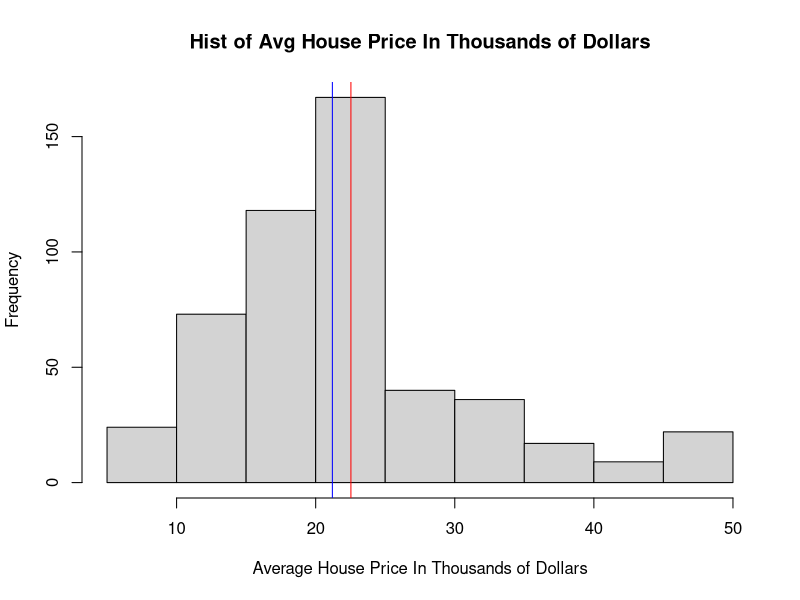
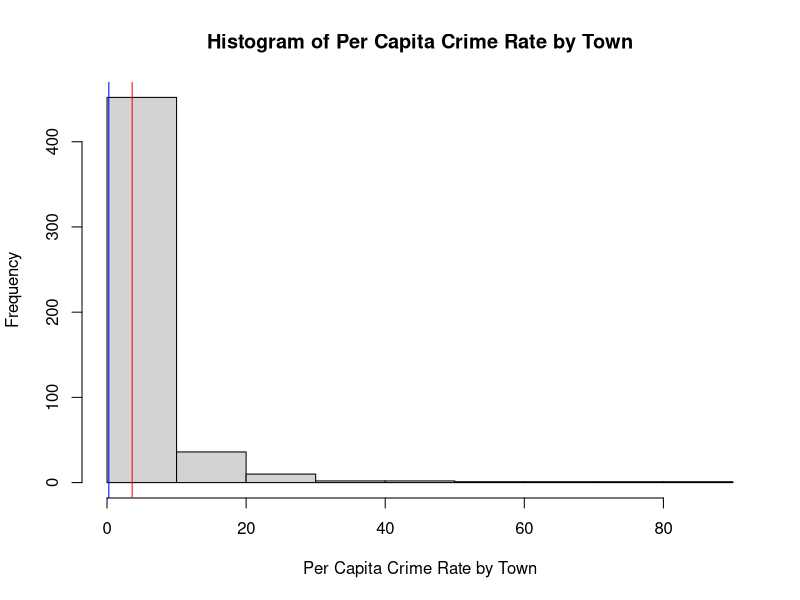
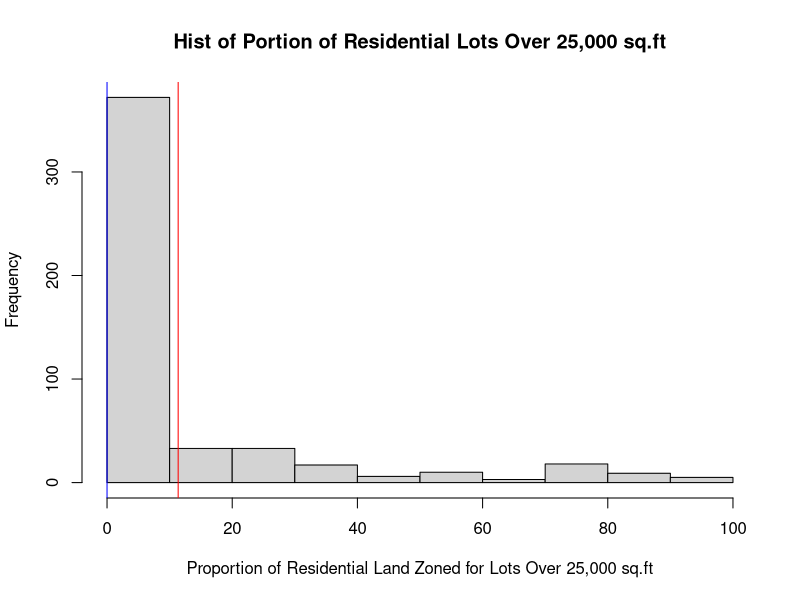
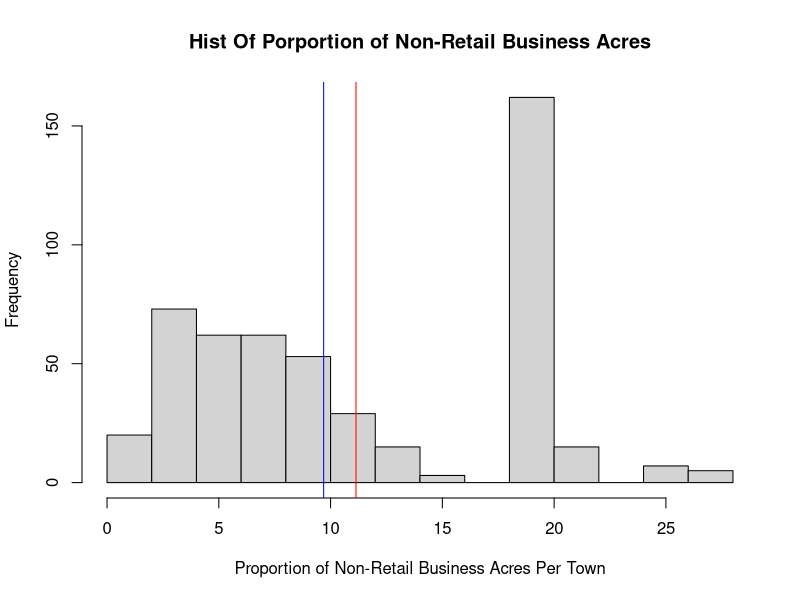
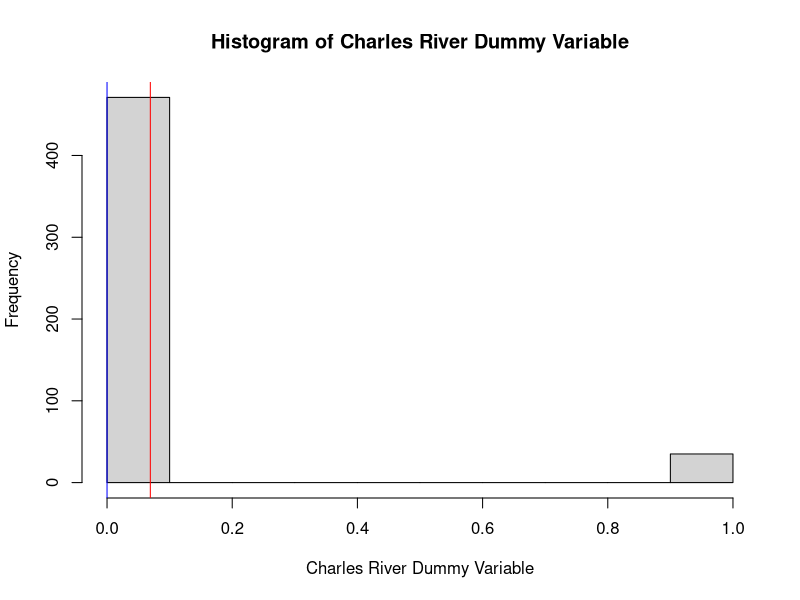
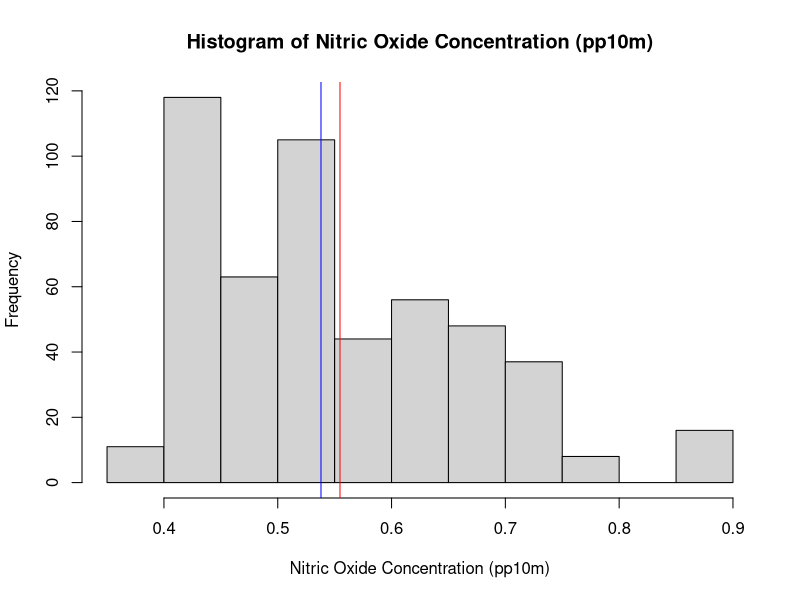
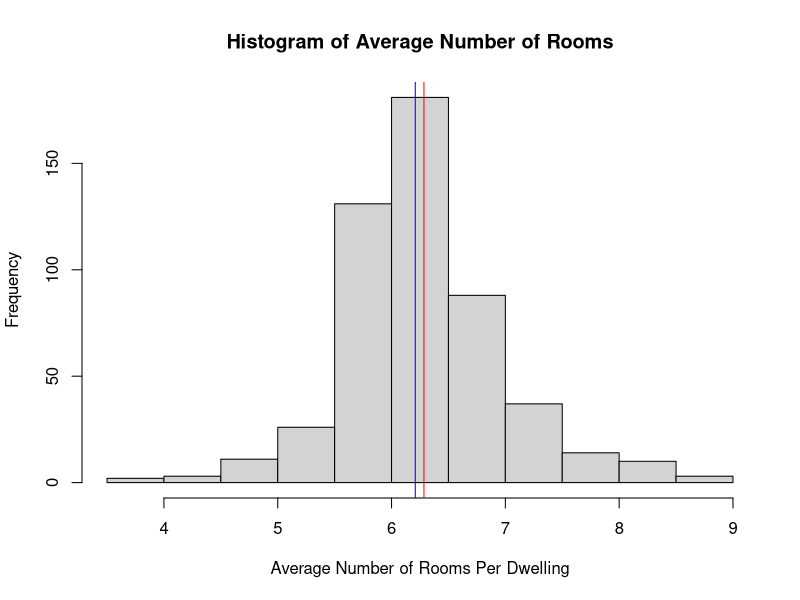
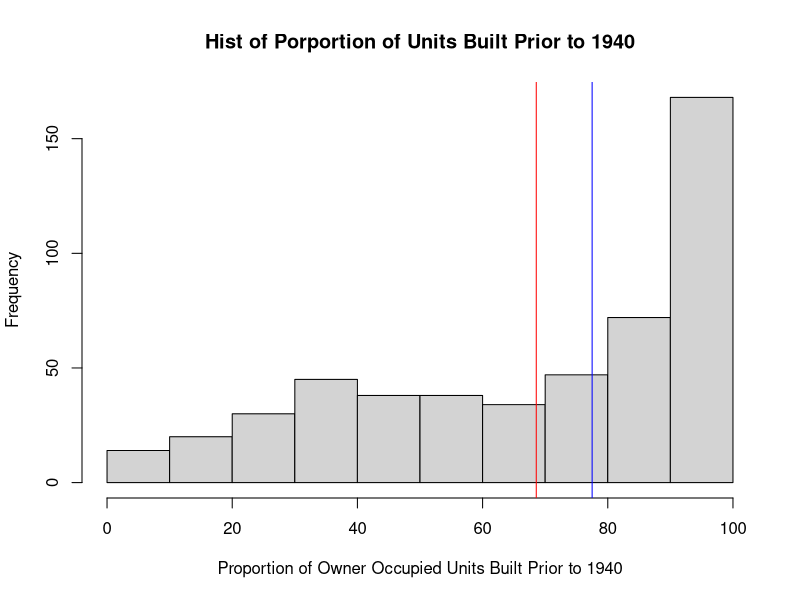

Here is the R script that generated these plots, in order:
## ---- chunk 1
knitr::opts_chunk$set(echo = TRUE)
## ---- chunk 2
# library(dplyr)
library(MASS)
library(car)
setwd(getwd())
housingData <- read.table("housing.proper.csv", header=TRUE, sep=",")
FullModel = lm(y ~ x1 + x2 + x3 + x4 + x5 + x6 + x7 + x8 + x9 + x10 + x11 +x12 + x13, data=housingData )
## ---- chunk 3
hist(housingData$y, xlab='Average House Price In Thousands of Dollars', main='Hist of Avg House Price In Thousands of Dollars')
abline(v=mean(housingData$y), col='RED')
abline(v=median(housingData$y), col='BLUE')
## ---- chunk 4
hist(housingData$x1, xlab='Per Capita Crime Rate by Town', main='Histogram of Per Capita Crime Rate by Town')
abline(v=mean(housingData$x1), col='RED')
abline(v=median(housingData$x1), col='BLUE')
## ---- chunk 5

hist(housingData$x2, xlab='Proportion of Residential Land Zoned for Lots Over 25,000 sq.ft', main='Hist of Portion of Residential Lots Over 25,000 sq.ft')
abline(v=mean(housingData$x2), col='RED')
abline(v=median(housingData$x2), col='BLUE')
## ---- chunk 6
hist(housingData$x3, xlab='Proportion of Non-Retail Business Acres Per Town', main='Hist Of Porportion of Non-Retail Business Acres')
abline(v=mean(housingData$x3), col='RED')
abline(v=median(housingData$x3), col='BLUE')
## ---- chunk 7
hist(housingData$x4, xlab='Charles River Dummy Variable', main='Histogram of Charles River Dummy Variable')
abline(v=mean(housingData$x4), col='RED')
abline(v=median(housingData$x4), col='BLUE')
## ---- chunk 8
hist(housingData$x5, xlab='Nitric Oxide Concentration (pp10m)', main='Histogram of Nitric Oxide Concentration (pp10m)')
abline(v=mean(housingData$x5), col='RED')
abline(v=median(housingData$x5), col='BLUE')
## ---- chunk 9
hist(housingData$x6, xlab='Average Number of Rooms Per Dwelling', main='Histogram of Average Number of Rooms')
abline(v=mean(housingData$x6), col='RED')
abline(v=median(housingData$x6), col='BLUE')
## ---- chunk 10
hist(housingData$x7, xlab='Proportion of Owner Occupied Units Built Prior to 1940', main='Hist of Porportion of Units Built Prior to 1940')
abline(v=mean(housingData$x7), col='RED')
abline(v=median(housingData$x7), col='BLUE')
## ---- chunk 11
hist(housingData$x8, xlab='Weighted Distances to Five Boston Employment Centres', main='Hist of Weighted Distances Employment Centres')
abline(v=mean(housingData$x8), col='RED')
abline(v=median(housingData$x8), col='BLUE')
## ---- chunk 12
hist(housingData$x9, xlab='Index of Accessibility to Radial Highways', main='Hist of Index of Accessibility to Radial Highways')
abline(v=mean(housingData$x9), col='RED')
abline(v=median(housingData$x9), col='BLUE')
## ---- chunk 13
hist(housingData$x10, xlab='Full-Value Property-tax Rate Per 10,000', main='Hist of Full-Value Property-tax Rate Per 10,000')
abline(v=mean(housingData$x10), col='RED')
abline(v=median(housingData$x10), col='BLUE')
## ---- chunk 14
hist(housingData$x11, xlab='Pupil-Teacher Ratio by Town', main='Histogram of Pupil-Teacher Ratio by Town')
abline(v=mean(housingData$x11), col='RED')
abline(v=median(housingData$x11), col='BLUE')
## ---- chunk 15
hist(housingData$x12, xlab='1000(B-0.63)^2', main='Histogram of 1000(B-0.63)^2')
abline(v=mean(housingData$x12), col='RED')
abline(v=median(housingData$x12), col='BLUE')
## ---- chunk 16
hist(housingData$x13, xlab='A Vector of Percentage Values of Lower Status Population', main='Hist of Percentage of Lower Status Population')
abline(v=mean(housingData$x13), col='RED')
abline(v=median(housingData$x13), col='BLUE')
## ---- chunk 17
full_model = lm(y~x1 + x2 + x3+ x4+x5+x6 +x7 +x8+x9+x10 +x11+x12+x13, data=housingData)
step = stepAIC(full_model, direction = "both")
step$anova
## ---- chunk 18
test_model = lm(y~ x1 + x2 +x4+x5+x6 +x8+x9+x10 +x11+x12+x13, data=housingData)
summary(test_model)$r.squared
log_model = lm(log (y)~ x1 + x2 +x4+x5+x6 +x8+x9+x10 +x11+x12+x13, data=housingData)
summary(log_model)$r.squared
## ---- chunk 19
vif(log_model)
## ---- chunk 20
test_model2 = lm(log (y)~ x1 + x2 + x4 + x5 + x6 + x8 + x9 + x11 + x12 + x13, data=housingData)
summary(test_model2)
## ---- chunk 21
final_model =  lm(log (y)~ x1 +x4+x6 +x8+x11+x12+x13, data=housingData)
summary(final_model)
## ---- chunk 22
n <- nrow(housingData)
final_SSres <- sum(final_model$residuals^2)
final_Rsq <- summary(final_model)$r.squared
final_Rsq_adj <- summary(final_model)$adj.r.squared
final_p_prime <- length(final_model$coefficients)
final_AIC <- n*log(final_SSres) - n*log(n) + 2*final_p_prime
matrix( c("SSres", final_SSres, "Rsq", final_Rsq,"Rsq_adj", final_Rsq_adj,"AIC", final_AIC ), nrow = 2, ncol = 4)
## ---- chunk 23
n <- nrow(housingData)
full_SSres <- sum(full_model$residuals^2)
full_Rsq <- summary(full_model)$r.squared
full_Rsq_adj <- summary(full_model)$adj.r.squared
full_p_prime <- length(full_model$coefficients)
full_AIC <- n*log(full_SSres) - n*log(n) + 2*full_p_prime
matrix( c("SSres", full_SSres, "Rsq", full_Rsq,"Rsq_adj", full_Rsq_adj,"AIC", full_AIC ), nrow = 2, ncol = 4)
## ---- chunk 24
library(tidyverse)
library(caret)
set.seed(123)
house.sample <- createDataPartition(log(housingData$y), p = 0.75, list = FALSE)
house.data <- housingData[house.sample,]
house.test <- housingData[house.sample,]
house.control <- trainControl(method = "LOCOV")
model_final <- lm(log(y) ~x1 + x4 +x6 + x8 +x11 +x12 +x13, data = housingData)
predication <- model_final %>% predict(house.data)
data.frame(R2 = R2(predication, log (house.test$y)),
                RMSE(predication, log(house.test$y))
           )

final_model_RMSE = sqrt(final_SSres/n)
## ---- chunk 25
#Outlying Y observations
outlierTest(final_model)
#  (366, 375, 381, 402, 406, 419)  outliers for y
## ---- chunk 26
final_model.st <- rstandard(final_model)
qqnorm(final_model.st, main="Before Removing Outliers QQPlot")
qqline(final_model.st)
## ---- chunk 27
housingData = housingData[-c(413, 372, 369, 373),]
final_model = lm(log (y) ~ x1 + x4 + x5 + x6 + x8 +x11 +x12 +x13, data = housingData)
final_model.st <- rstandard(final_model)
qqnorm(final_model.st, main="After Removing Outliers QQPlot")
qqline(final_model.st)
## ---- chunk 28
# # Influence
final_p_prime <- length(final_model$coefficients)
influencePlot(final_model,	id.method="identify",
              main="Influence Plot",
              sub="Circle size is proportial to Cook's Distance" )
DFFITS <- dffits(final_model)
which(DFFITS > 1)
D <- cooks.distance(final_model)
which(D > qf(0.2, final_p_prime, n-final_p_prime))
DFBETAS <- dfbetas(final_model)
head(DFBETAS)
which(DFBETAS > 1)
# (366, 375, 381, 402, 406, 419) <- rows in the data-set that are influential points
## ---- chunk 29
final_p_prime <- length(final_model$coefficients)
# Outlying X observations
Pii <- hatvalues(final_model)
round(Pii, 2)
guideline1 = which(Pii > 2*final_p_prime/n)
guideline2 = which(Pii > 0.5)
length(guideline1)
length(guideline2)
